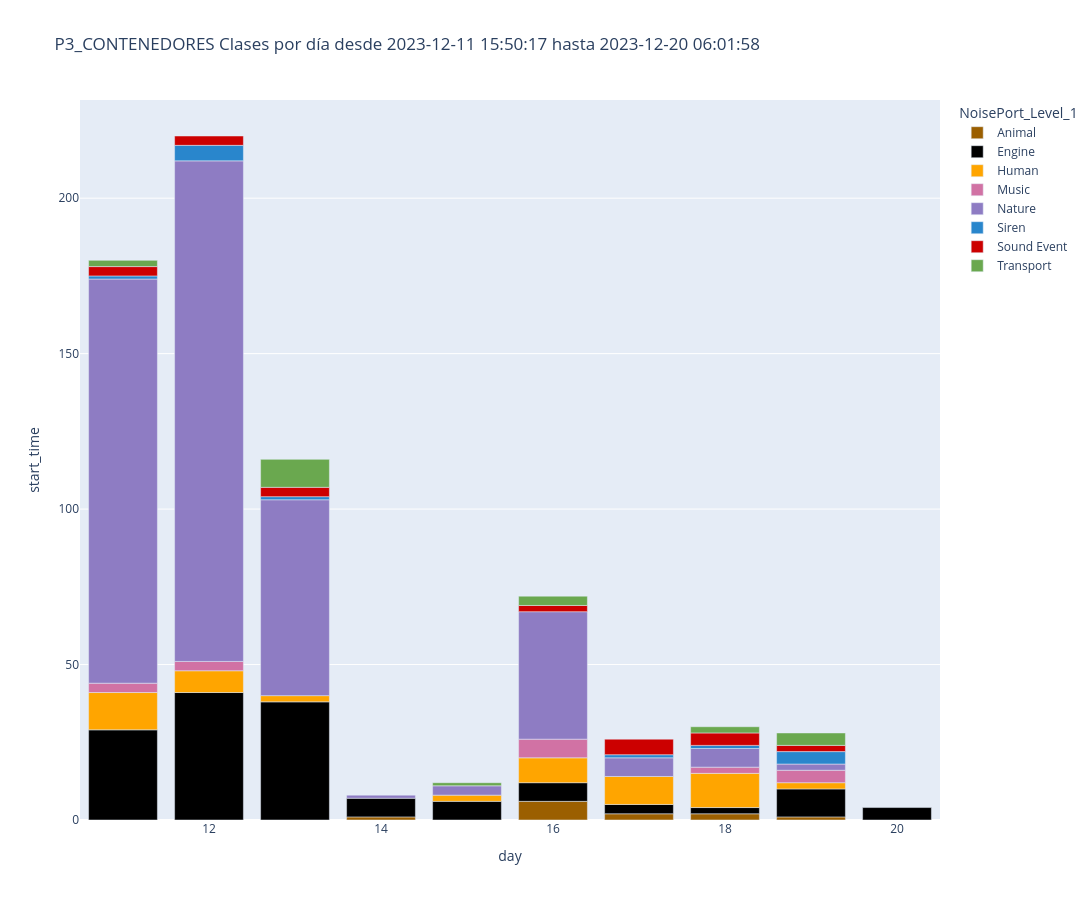

The cell this chart's notebook holds for it:
### Code cell
dfg = df_merged.groupby([class_to_plot, 'day']).count().reset_index()
fig = px.bar(
    dfg, 
    x='day',
    y='start_time',
    color=class_to_plot,
    title=f'{title} Clases por día desde {start_date} hasta {end_date}',
    color_discrete_sequence=px.colors.qualitative.Alphabet, 
    color_discrete_map=COLOR_PALLET_PORT_L1,
    height=900,
    width=2000
)
fig.show()

fig.write_html(os.path.join(folder_output, f'{title}_prediction_stack_map.html'))
# save the csv file
dfg.to_csv(os.path.join(folder_output, f'{title}_prediction_stack_map.csv'))

### Figure 1 — Plotly figure (JSON) as saved in the notebook; plotly's stock layout.template omitted (floating-point values rounded to 4 significant figures)
{"data": [{"alignmentgroup": "True", "hovertemplate": "NoisePort_Level_1=Animal<br>day=%{x}<br>start_time=%{y}<extra></extra>", "legendgroup": "Animal", "marker": {"color": "#9b5f00", "pattern": {"shape": ""}}, "name": "Animal", "offsetgroup": "Animal", "orientation": "v", "showlegend": true, "textposition": "auto", "type": "bar", "x": [14, 16, 17, 18, 19], "xaxis": "x", "y": [1, 6, 2, 2, 1], "yaxis": "y"}, {"alignmentgroup": "True", "hovertemplate": "NoisePort_Level_1=Engine<br>day=%{x}<br>start_time=%{y}<extra></extra>", "legendgroup": "Engine", "marker": {"color": "#000000", "pattern": {"shape": ""}}, "name": "Engine", "offsetgroup": "Engine", "orientation": "v", "showlegend": true, "textposition": "auto", "type": "bar", "x": [11, 12, 13, 14, 15, 16, 17, 18, 19, 20], "xaxis": "x", "y": [29, 41, 38, 6, 6, 6, 3, 2, 9, 4], "yaxis": "y"}, {"alignmentgroup": "True", "hovertemplate": "NoisePort_Level_1=Human<br>day=%{x}<br>start_time=%{y}<extra></extra>", "legendgroup": "Human", "marker": {"color": "#ffa500", "pattern": {"shape": ""}}, "name": "Human", "offsetgroup": "Human", "orientation": "v", "showlegend": true, "textposition": "auto", "type": "bar", "x": [11, 12, 13, 15, 16, 17, 18, 19], "xaxis": "x", "y": [12, 7, 2, 2, 8, 9, 11, 2], "yaxis": "y"}, {"alignmentgroup": "True", "hovertemplate": "NoisePort_Level_1=Music<br>day=%{x}<br>start_time=%{y}<extra></extra>", "legendgroup": "Music", "marker": {"color": "#d172a4", "pattern": {"shape": ""}}, "name": "Music", "offsetgroup": "Music", "orientation": "v", "showlegend": true, "textposition": "auto", "type": "bar", "x": [11, 12, 16, 18, 19], "xaxis": "x", "y": [3, 3, 6, 2, 4], "yaxis": "y"}, {"alignmentgroup": "True", "hovertemplate": "NoisePort_Level_1=Nature<br>day=%{x}<br>start_time=%{y}<extra></extra>", "legendgroup": "Nature", "marker": {"color": "#8e7cc3", "pattern": {"shape": ""}}, "name": "Nature", "offsetgroup": "Nature", "orientation": "v", "showlegend": true, "textposition": "auto", "type": "bar", "x": [11, 12, 13, 14, 15, 16, 17, 18, 19], "xaxis": "x", "y": [130, 161, 63, 1, 3, 41, 6, 6, 2], "yaxis": "y"}, {"alignmentgroup": "True", "hovertemplate": "NoisePort_Level_1=Siren<br>day=%{x}<br>start_time=%{y}<extra></extra>", "legendgroup": "Siren", "marker": {"color": "#2986cc", "pattern": {"shape": ""}}, "name": "Siren", "offsetgroup": "Siren", "orientation": "v", "showlegend": true, "textposition": "auto", "type": "bar", "x": [11, 12, 13, 17, 18, 19], "xaxis": "x", "y": [1, 5, 1, 1, 1, 4], "yaxis": "y"}, {"alignmentgroup": "True", "hovertemplate": "NoisePort_Level_1=Sound Event<br>day=%{x}<br>start_time=%{y}<extra></extra>", "legendgroup": "Sound Event", "marker": {"color": "#cc0000", "pattern": {"shape": ""}}, "name": "Sound Event", "offsetgroup": "Sound Event", "orientation": "v", "showlegend": true, "textposition": "auto", "type": "bar", "x": [11, 12, 13, 16, 17, 18, 19], "xaxis": "x", "y": [3, 3, 3, 2, 5, 4, 2], "yaxis": "y"}, {"alignmentgroup": "True", "hovertemplate": "NoisePort_Level_1=Transport<br>day=%{x}<br>start_time=%{y}<extra></extra>", "legendgroup": "Transport", "marker": {"color": "#6aa84f", "pattern": {"shape": ""}}, "name": "Transport", "offsetgroup": "Transport", "orientation": "v", "showlegend": true, "textposition": "auto", "type": "bar", "x": [11, 13, 15, 16, 18, 19], "xaxis": "x", "y": [2, 9, 1, 3, 2, 4], "yaxis": "y"}], "layout": {"barmode": "relative", "height": 900, "legend": {"title": {"text": "NoisePort_Level_1"}, "tracegroupgap": 0}, "title": {"text": "P3_CONTENEDORES Clases por día desde 2023-12-11 15:50:17 hasta 2023-12-20 06:01:58"}, "width": 2000, "xaxis": {"anchor": "y", "domain": [0, 1], "title": {"text": "day"}}, "yaxis": {"anchor": "x", "domain": [0, 1], "title": {"text": "start_time"}}}}
